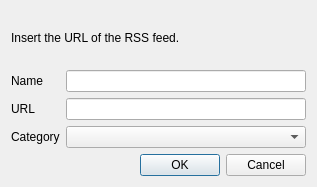
<?xml version="1.0" encoding="UTF-8"?>
<ui version="4.0">
 <class>EditFeedDialog</class>
 <widget class="QDialog" name="EditFeedDialog">
  <property name="geometry">
   <rect>
    <x>0</x>
    <y>0</y>
    <width>317</width>
    <height>187</height>
   </rect>
  </property>
  <property name="windowTitle">
   <string>Add a new feed</string>
  </property>
  <layout class="QHBoxLayout" name="horizontalLayout">
   <item>
    <layout class="QVBoxLayout" name="verticalLayout">
     <item>
      <widget class="QLabel" name="label_2">
       <property name="text">
        <string>Insert the URL of the RSS feed.</string>
       </property>
       <property name="scaledContents">
        <bool>false</bool>
       </property>
      </widget>
     </item>
     <item>
      <layout class="QGridLayout" name="gridLayout">
       <item row="0" column="0">
        <widget class="QLabel" name="label_4">
         <property name="text">
          <string>Name</string>
         </property>
        </widget>
       </item>
       <item row="0" column="1">
        <widget class="QLineEdit" name="newFeedName"/>
       </item>
       <item row="1" column="0">
        <widget class="QLabel" name="label">
         <property name="text">
          <string>URL</string>
         </property>
        </widget>
       </item>
       <item row="1" column="1">
        <widget class="QLineEdit" name="newFeedUrl"/>
       </item>
       <item row="2" column="0">
        <widget class="QLabel" name="label_3">
         <property name="text">
          <string>Category</string>
         </property>
        </widget>
       </item>
       <item row="2" column="1">
        <widget class="QComboBox" name="categoryComboBox"/>
       </item>
      </layout>
     </item>
     <item>
      <widget class="QDialogButtonBox" name="buttonBox">
       <property name="orientation">
        <enum>Qt::Horizontal</enum>
       </property>
       <property name="standardButtons">
        <set>QDialogButtonBox::Cancel|QDialogButtonBox::Ok</set>
       </property>
      </widget>
     </item>
    </layout>
   </item>
  </layout>
 </widget>
 <resources/>
 <connections>
  <connection>
   <sender>buttonBox</sender>
   <signal>accepted()</signal>
   <receiver>EditFeedDialog</receiver>
   <slot>accept()</slot>
   <hints>
    <hint type="sourcelabel">
     <x>248</x>
     <y>254</y>
    </hint>
    <hint type="destinationlabel">
     <x>157</x>
     <y>274</y>
    </hint>
   </hints>
  </connection>
  <connection>
   <sender>buttonBox</sender>
   <signal>rejected()</signal>
   <receiver>EditFeedDialog</receiver>
   <slot>reject()</slot>
   <hints>
    <hint type="sourcelabel">
     <x>316</x>
     <y>260</y>
    </hint>
    <hint type="destinationlabel">
     <x>286</x>
     <y>274</y>
    </hint>
   </hints>
  </connection>
 </connections>
</ui>
